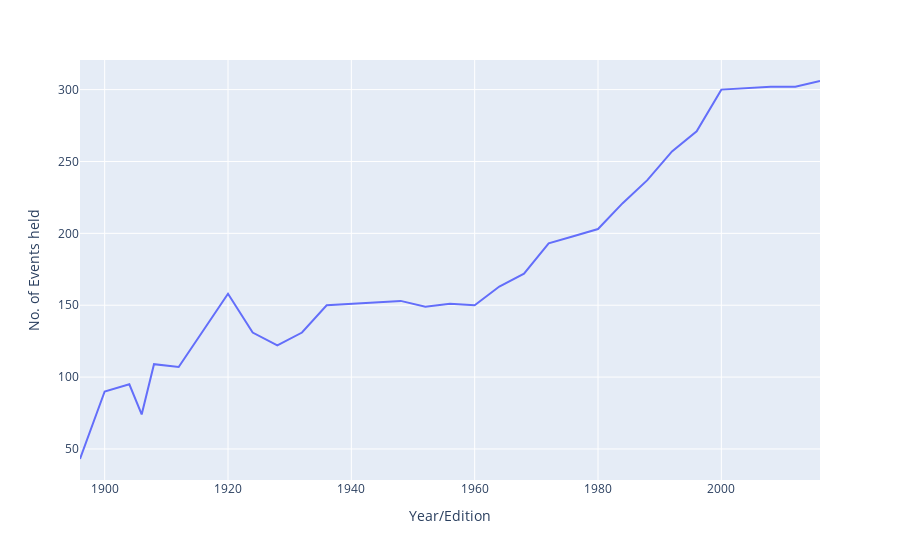

The code cell stored with this chart in its notebook:
### Code cell
fig = px.line(events_over_time, x = 'Year/Edition', y = 'No. of Events held')
fig.show()

### Figure 1 — Plotly figure (JSON) as saved in the notebook; plotly's stock layout.template omitted (floating-point values rounded to 4 significant figures)
{"data": [{"hovertemplate": "Year/Edition=%{x}<br>No. of Events held=%{y}<extra></extra>", "legendgroup": "", "line": {"color": "#636efa", "dash": "solid"}, "marker": {"symbol": "circle"}, "mode": "lines", "name": "", "orientation": "v", "showlegend": false, "type": "scatter", "x": [1896, 1900, 1904, 1906, 1908, 1912, 1920, 1924, 1928, 1932, 1936, 1948, 1952, 1956, 1960, 1964, 1968, 1972, 1976, 1980, 1984, 1988, 1992, 1996, 2000, 2004, 2008, 2012, 2016], "xaxis": "x", "y": [43, 90, 95, 74, 109, 107, 158, 131, 122, 131, 150, 153, 149, 151, 150, 163, 172, 193, 198, 203, 221, 237, 257, 271, 300, 301, 302, 302, 306], "yaxis": "y"}], "layout": {"autosize": true, "legend": {"tracegroupgap": 0}, "margin": {"t": 60}, "xaxis": {"anchor": "y", "autorange": true, "domain": [0, 1], "range": [1896, 2016], "title": {"text": "Year/Edition"}, "type": "linear"}, "yaxis": {"anchor": "x", "autorange": true, "domain": [0, 1], "range": [28.39, 320.6], "title": {"text": "No. of Events held"}, "type": "linear"}}}
